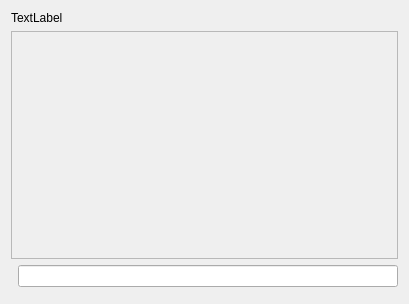
<?xml version="1.0" encoding="UTF-8"?>
<ui version="4.0">
 <class>w_scr_dish_special_cook</class>
 <widget class="QDialog" name="w_scr_dish_special_cook">
  <property name="geometry">
   <rect>
    <x>0</x>
    <y>0</y>
    <width>409</width>
    <height>304</height>
   </rect>
  </property>
  <property name="windowTitle">
   <string>Dialog</string>
  </property>
  <layout class="QVBoxLayout" name="verticalLayout" stretch="0,1,0,0">
   <item>
    <widget class="QLabel" name="label_state">
     <property name="text">
      <string>TextLabel</string>
     </property>
    </widget>
   </item>
   <item>
    <widget class="frontViewDialog_autoexpand" name="frame_cook">
     <property name="styleSheet">
      <string notr="true"/>
     </property>
     <property name="frameShape">
      <enum>QFrame::StyledPanel</enum>
     </property>
     <property name="frameShadow">
      <enum>QFrame::Raised</enum>
     </property>
     <property name="outer_stylesheet" stdset="0">
      <string>frame_detail_show</string>
     </property>
    </widget>
   </item>
   <item>
    <layout class="QHBoxLayout" name="horizontalLayout">
     <property name="spacing">
      <number>0</number>
     </property>
     <item>
      <widget class="QLabel" name="label_pre">
       <property name="text">
        <string/>
       </property>
      </widget>
     </item>
     <item>
      <widget class="QLineEdit" name="label_return"/>
     </item>
    </layout>
   </item>
   <item>
    <widget class="lds_toolbar" name="widget"/>
   </item>
  </layout>
 </widget>
 <customwidgets>
  <customwidget>
   <class>lds_toolbar</class>
   <extends>QFrame</extends>
   <header>lds_toolbar.h</header>
   <container>1</container>
  </customwidget>
  <customwidget>
   <class>frontViewDialog_autoexpand</class>
   <extends>QFrame</extends>
   <header>frontviewdialog_autoexpand.h</header>
   <container>1</container>
  </customwidget>
 </customwidgets>
 <resources/>
 <connections/>
</ui>
